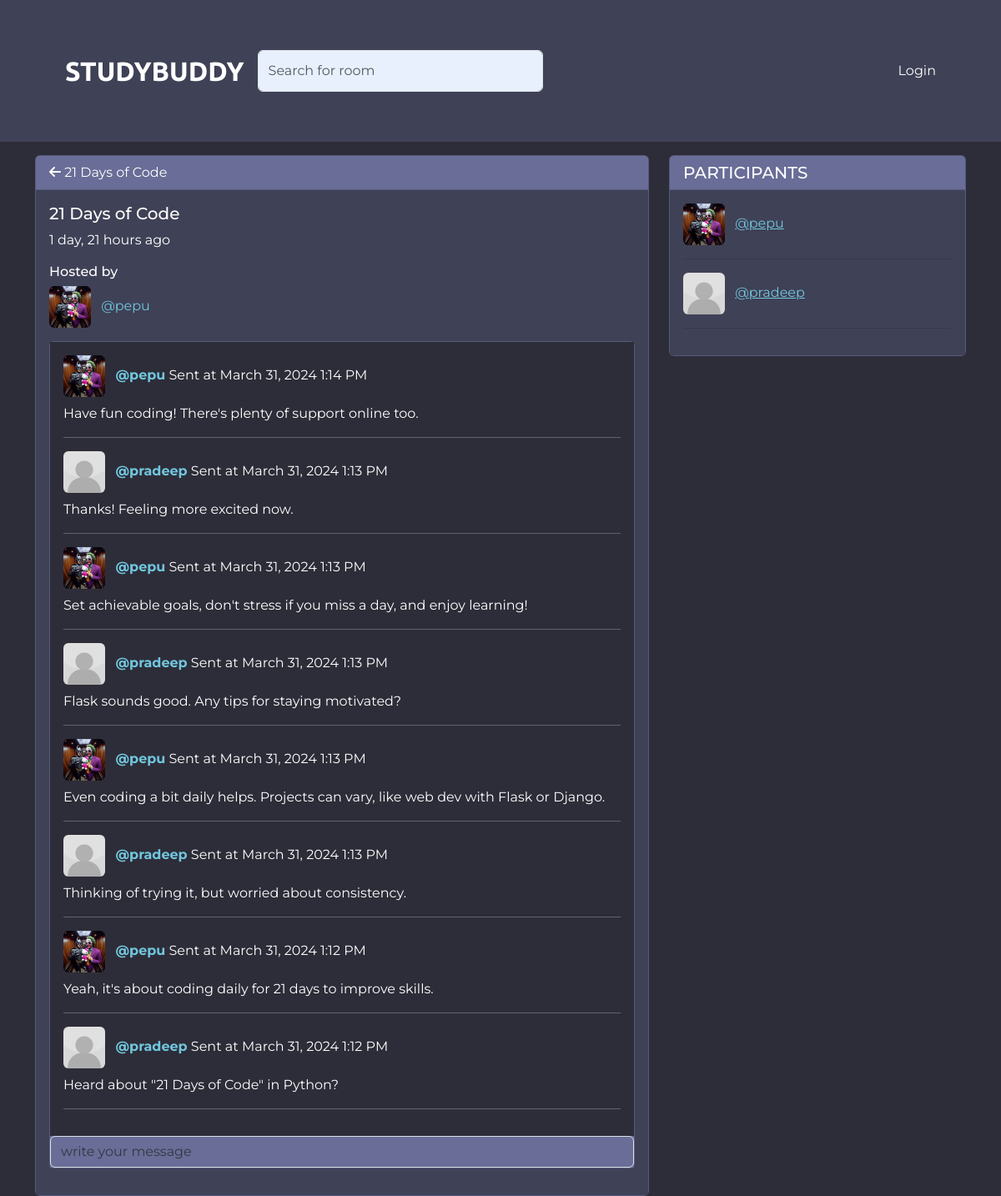
The page /room/6 on the database as committed earlier.
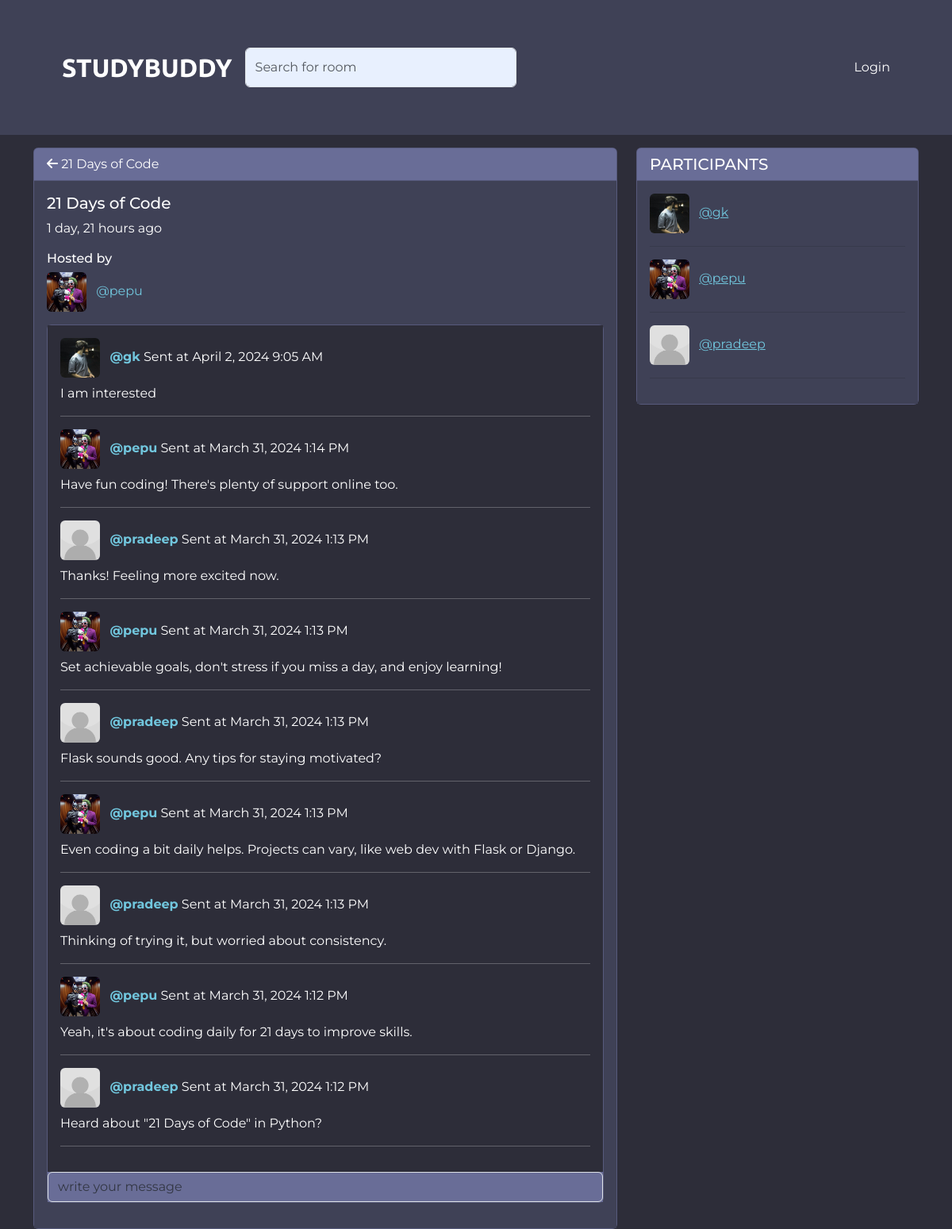
The same page on the database as committed later.
### base/models.py (models this page shows, shortened)
class Message(models.Model):
    user = models.ForeignKey(User, on_delete=models.CASCADE)
    room = models.ForeignKey(Room, on_delete=models.CASCADE)
    body = models.TextField(blank = True, null=True)
    updated = models.DateTimeField(auto_now=True)
    created = models.DateTimeField(auto_now_add=True)
    class Meta:
        ordering = ['-updated', '-created']

class User(AbstractUser):
    name = models.CharField(max_length=100, null = True)
    email = models.EmailField(unique=True)
    bio = models.TextField(blank=True, null=True)
    avatar = models.ImageField(blank=True, null=True, default='profile.jpg')
    USERNAME_FIELD = 'email'
    REQUIRED_FIELDS = []

### base/views.py (the view, shortened to what this page needs)
# urls.py: path('room/<int:pk>', views.room, name='room'),
def room(request, pk):
    room = Room.objects.get(id=pk)
    messages = room.message_set.all()
    participants = room.participants.all()
    return render(request, 'base/room.html', {"messages": messages, 'room': room, 'participants': participants})

### base/templates/base/room.html (shortened to what this page needs)
{% extends 'main.html' %}
{% load static %}
{% block content %}
<div class="container mt-3">
    <div class="row">
        <div class="col-lg-8 col-md-8">
            <div class="card" style=" background-color: #696d97;" >
                <div class="card-header" style="background-color: #696d97;" >
                <a href="{% url 'home' %}" style="text-decoration: none; color:#fff;"><i class="fa-solid fa-arrow-left"></i></a>
                <span style="color: #fff;">{{ room.name }}</span>
                </div>
                <div class="card-body" style="background-color: #3f4156;" >
                  <h5 class="card-title" style="color: #fff;" >{{ room.name }}</h5>
                  <p class="card-text" style="color: #fff;" >{{ room.created | timesince}} ago</p>
                  <h6 style="color: #fff;" >Hosted by</h6>
                  <img src="{{ room.host.avatar.url }}" style="width: 50px; height: 50px; " style="color: #fff;" class="rounded me-2" alt="..."> <span  style="color: #71c6dd;">@{{ room.host.username }}</span>
                  <div class="card mt-3 mb-3" style=" background-color: #696d97;">
                      <div class="card-body" style="background-color: #2d2d39;" >
                    {% for message in messages %}
                      <p class="card-title"><strong class=""style="color: #71c6dd;" ><span> <img src="{{ message.user.avatar.url }}"  style="width: 50px; height: 50px; " class="rounded me-2" alt="..."> </span  style="color: #71c6dd;" > @{{ message.user.username}}</strong>   <span style="color: #fff" >   Sent at {{ message.created|date:"F j, Y g:i A" }}
                      </span></p>
                      <p class="card-text" style="color: #fff;" >{{ message.body }}</p>
                      <hr style="color: #fff;" >
                    {% endfor %}
                    </div>
                    <form method="POST" action="" style="background-color: #696d97;" >
                      <input type="search" style="background-color: #696d97; color:#fff;"  class="form-control" name="message" placeholder="write your message">
                      </form>
                  </div>
                </div>
              </div>
        </div>
        <div class="col-lg-4 col-md-4">
            <div class="card" style="background-color: #696d97;">
                <h5 class="card-header" style="background-color: #696d97; color: #fff;" >PARTICIPANTS</h5>
                <div class="card-body" style="background-color: #3f4156;">
                    {% for participant in participants %}
                  <p class="card-title"><span> <img src="{{ participant.avatar.url }}" style="width: 50px; height:50px; "  class="rounded me-2" alt="..."> </span>  <a href="" style="color: #71c6dd;" >@{{ participant.username}}</a></p>
                  <hr>
                  {% endfor %}
                </div>
              </div>
        </div>
    </div>
    </div>
{% endblock %}

Rows that differ between the two databases and show on the page:
added Message: user.avatar (picture), user.username "gk", created "April 2, 2024 9:05 AM", body "I am interested"
now on this page (row edited): User: avatar (picture), username "gk"
